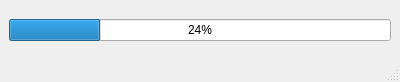
<?xml version="1.0" encoding="UTF-8"?>
<ui version="4.0">
 <class>MainWindow</class>
 <widget class="QMainWindow" name="MainWindow">
  <property name="geometry">
   <rect>
    <x>0</x>
    <y>0</y>
    <width>400</width>
    <height>82</height>
   </rect>
  </property>
  <property name="minimumSize">
   <size>
    <width>400</width>
    <height>0</height>
   </size>
  </property>
  <property name="maximumSize">
   <size>
    <width>30000</width>
    <height>100</height>
   </size>
  </property>
  <property name="windowTitle">
   <string>MainWindow</string>
  </property>
  <widget class="QWidget" name="centralwidget">
   <property name="minimumSize">
    <size>
     <width>400</width>
     <height>0</height>
    </size>
   </property>
   <property name="maximumSize">
    <size>
     <width>3000</width>
     <height>100</height>
    </size>
   </property>
   <layout class="QHBoxLayout" name="horizontalLayout">
    <item>
     <layout class="QVBoxLayout" name="verticalLayout">
      <item>
       <widget class="QProgressBar" name="progressBar">
        <property name="value">
         <number>24</number>
        </property>
       </widget>
      </item>
     </layout>
    </item>
   </layout>
  </widget>
  <widget class="QMenuBar" name="menubar">
   <property name="geometry">
    <rect>
     <x>0</x>
     <y>0</y>
     <width>400</width>
     <height>21</height>
    </rect>
   </property>
  </widget>
  <widget class="QStatusBar" name="statusbar"/>
 </widget>
 <resources/>
 <connections/>
</ui>
